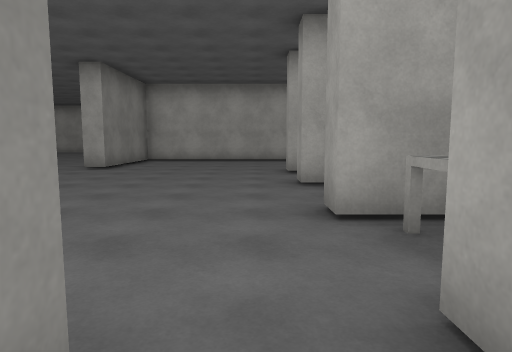
view 1 (above)

24 first-person views from a walk through a Unity game level. The camera is 1.4 m above the floor, tilts 6° down and sees 75° across. The floor is counted in squares, 1.8 m on a side. Each view is taken from the middle of a square. On the plan, view 1 faces up. The plan holds only what a view shows up to about 11 squares ahead; the rest is blank. The place goes on beyond the plan. The player character is not drawn. Surface patterns are stand-ins for the level's own textures.

view 2
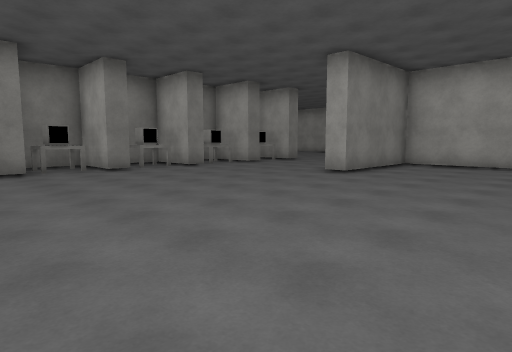

view 3
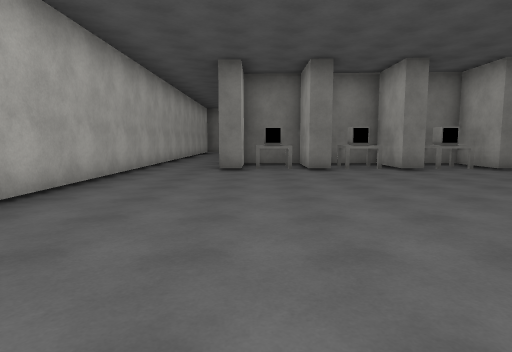

view 4
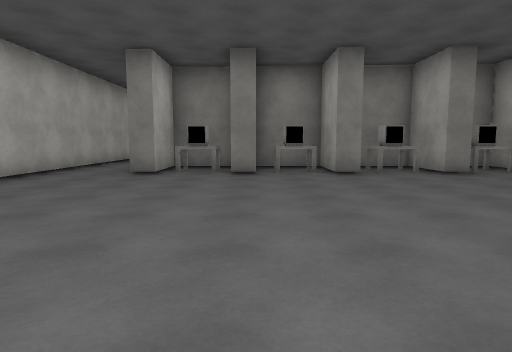

view 5
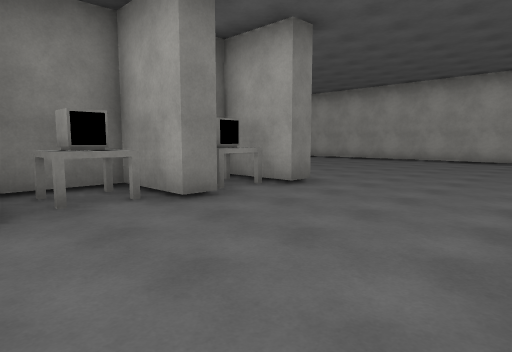

view 6
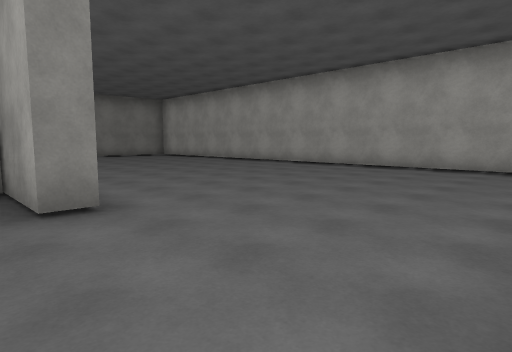

view 7
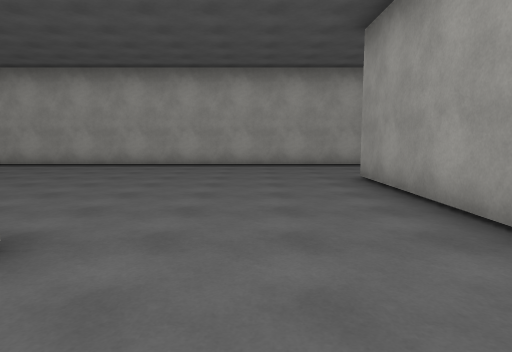

view 8
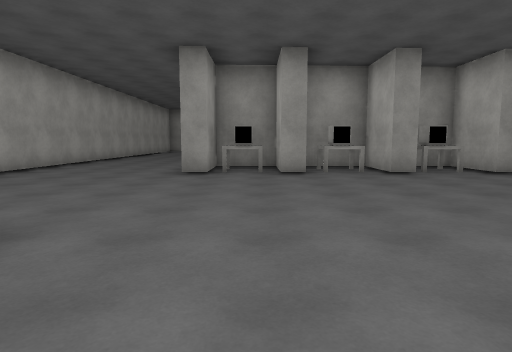

view 9
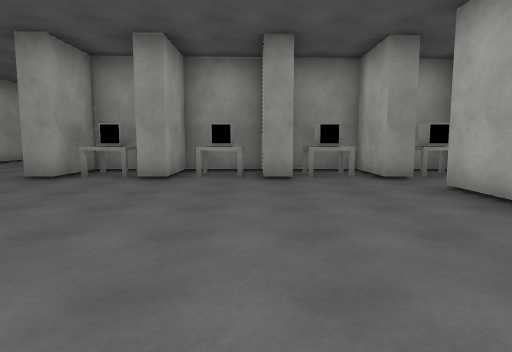

view 10
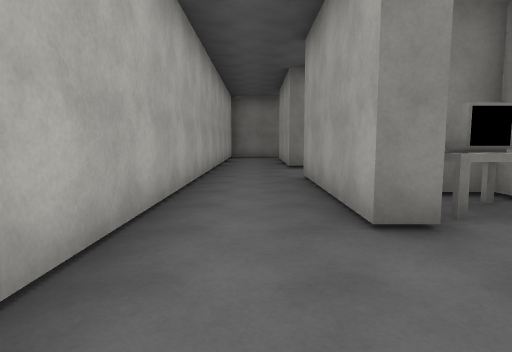

view 11
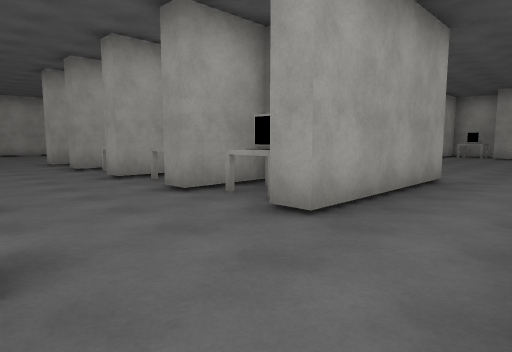

view 12
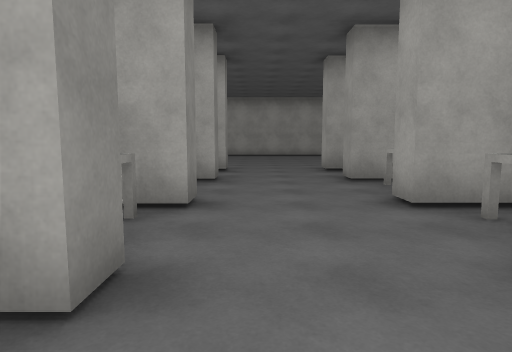

view 13
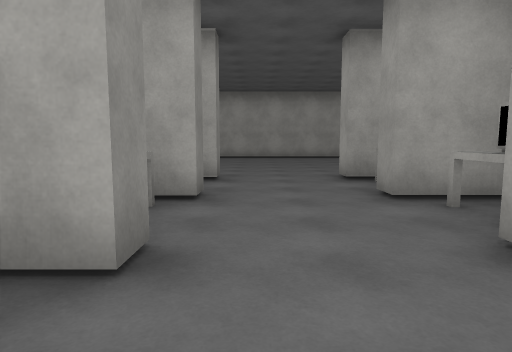

view 14
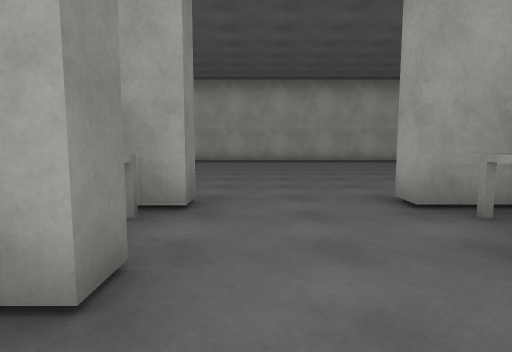

view 15
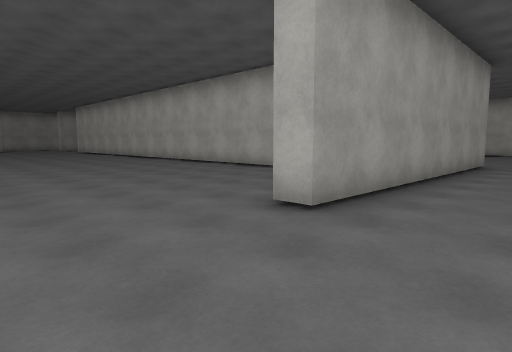

view 16
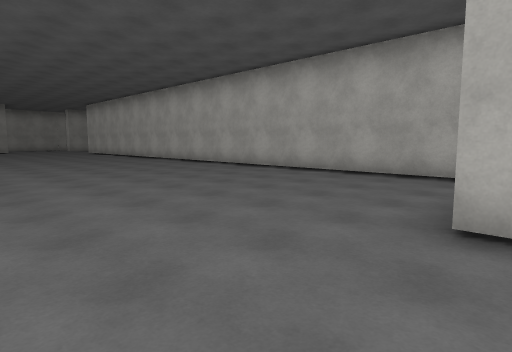

view 17
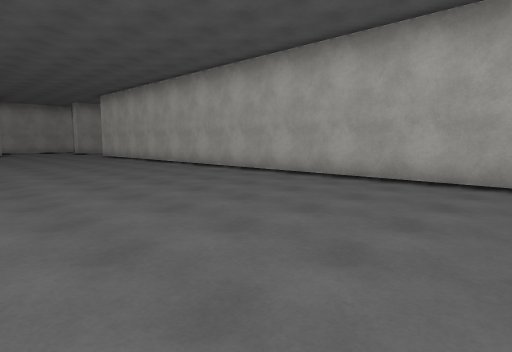

view 18
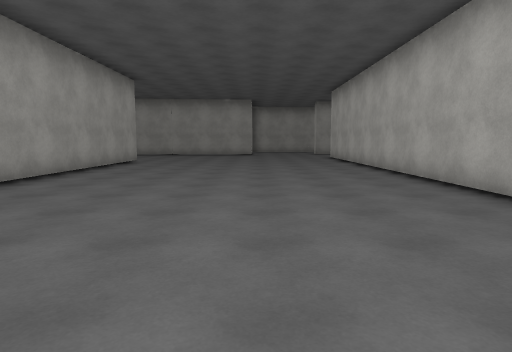

view 19
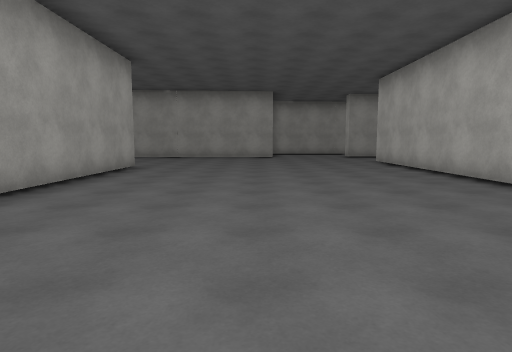

view 20
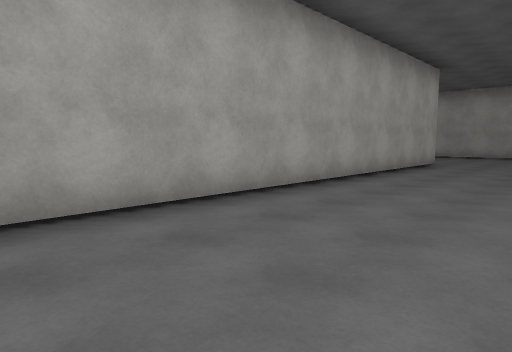

view 21
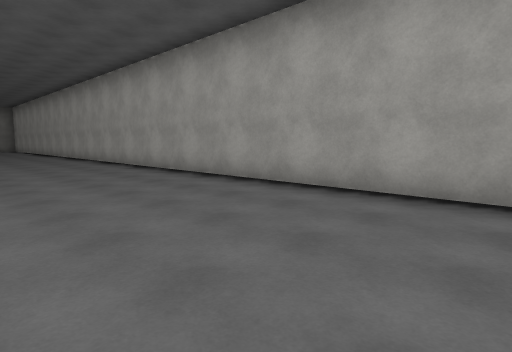

view 22
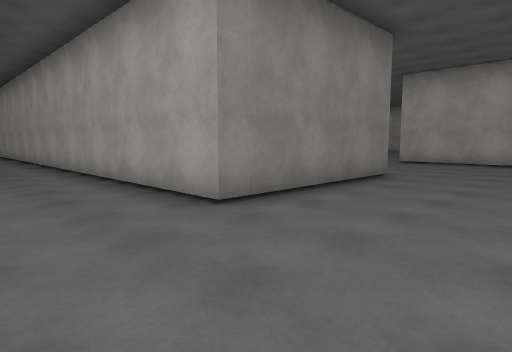

view 23
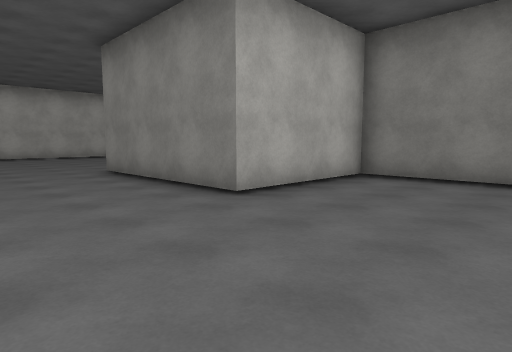

view 24
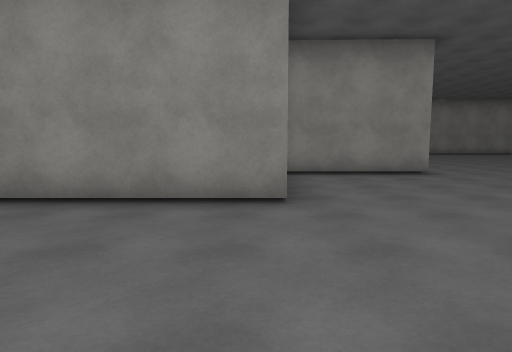

### Floor plan
Points are (right, up) in squares from view 1. A wall is a line through its corners. A room is listed if a view was taken in it or the views show most of it. See-through windows are left out.
Room 1 (view 1)
walls: (0.8, 0.8) (0.8, 1.4); (2.6, -1) (2.6, 0)
ways out: opening at (0, 1) to room 2
objects: desk (2, 0)
Room 2 (views 2, 3, 4, 5, 6, 7, 8, 9, 10, 11, 12, 13, 14, 15, 16, 17, 18, 19, 20, 21, 22, 23, 24)
walls: (4.1, 13) (0.8, 13); (-1.4, 13) (-4.2, 13) (-4.2, 9.3) (-4.8, 9.3) (-4.8, 17.9) (-4.1, 17.9); (-3.2, 13.6) (16, 13.6); (2, 3.2) (0.8, 3.2) (0.8, 3.8) (2.6, 3.8) (2.6, 5.8) (0.8, 5.8) (0.8, 6.4) (2.6, 6.4) (2.6, 8.1) (0.8, 8.1) (0.8, 8.8); (0.8, 1.4) (2.6, 1.4) (2.6, 3.1); (-2, 0.8) (-0.5, 0.8); (-8.9, 11.1) (-8.9, 10.4) (-10.7, 10.4) (-10.7, 8.6); (-8.9, 13.4) (-8.9, 12.8) (-11, 12.8); (-8.9, 8.5) (-8.9, 7.8) (-10.7, 7.8) (-10.7, 6); (-8.9, 6.1) (-8.9, 5.4) (-10.7, 5.4) (-10.7, 3.6) (-8.9, 3.6) (-8.9, 3) (-13.2, 3) (-13.2, 3.6); (-11.6, 10.4) (-13.2, 10.4) (-13.2, 11.1); (-12, 12.8) (-13.2, 12.8) (-13.2, 13.4); (-11.9, 7.8) (-13.2, 7.8) (-13.2, 8.5); (-11.2, 5.4) (-13.2, 5.4) (-13.2, 6); (11.1, 30.1) (11.1, 26.4) (14.8, 26.4) (14.8, 21.6) (-15.1, 21.6); (-15.8, 11) (-15.8, 10.4) (-16.5, 10.4); (-15.8, 13.4) (-15.8, 12.8) (-16.5, 12.8); (-15.8, 8.5) (-15.8, 7.8) (-16.5, 7.8); (-15.8, 6) (-15.8, 5.2); (-15.8, 3.5) (-15.8, 3) (-16.5, 3); (-16.4, 0.8) (-4, 0.8)
low walls: (-10.7, 12.9) (-10.7, 12.2)
ways out: opening at (0, 1) to room 1
objects: desk (-16, 7); desk (-16, 9); desk (-16, 12); desk (-12, 4) to (-12, 5); desk (-12, 7); desk (-12, 12); desk (-10, 7); desk (-10, 12); desk (1, 7); desk (2, 2); desk (2, 5)

Positions as (right, up) in squares from view 1, and headings:
1: (0, 0), facing up
2: (0, 2), facing up-left
3: (0, 4), facing left
4: (-1, 6), facing left
5: (-5, 8), facing up-left
6: (-5, 12), facing up-left
7: (-7, 11), facing up
8: (-7, 7), facing right
9: (-6, 4), facing right
10: (-6, 2), facing left
11: (-16, 1), facing up-right
12: (-15, 4), facing up
13: (-15, 6), facing up
14: (-15, 9), facing up
15: (-7, 21), facing down-right
16: (-5, 21), facing down-right
17: (0, 20), facing down-right
18: (2, 17), facing right
19: (5, 18), facing right
20: (3, 18), facing up-right
21: (6, 17), facing up-left
22: (18, 19), facing up-left
23: (18, 30), facing down-left
24: (19, 26), facing left
